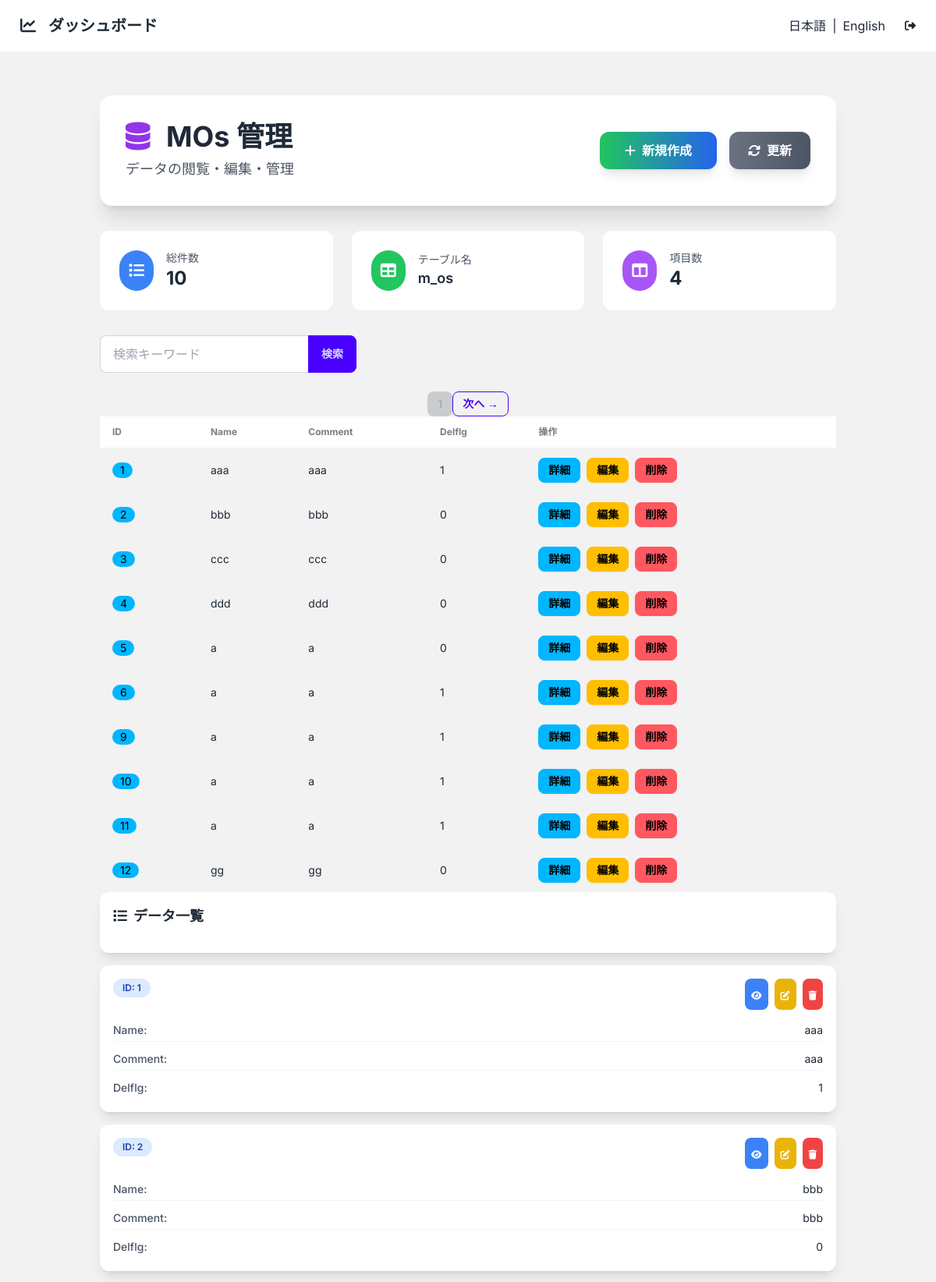
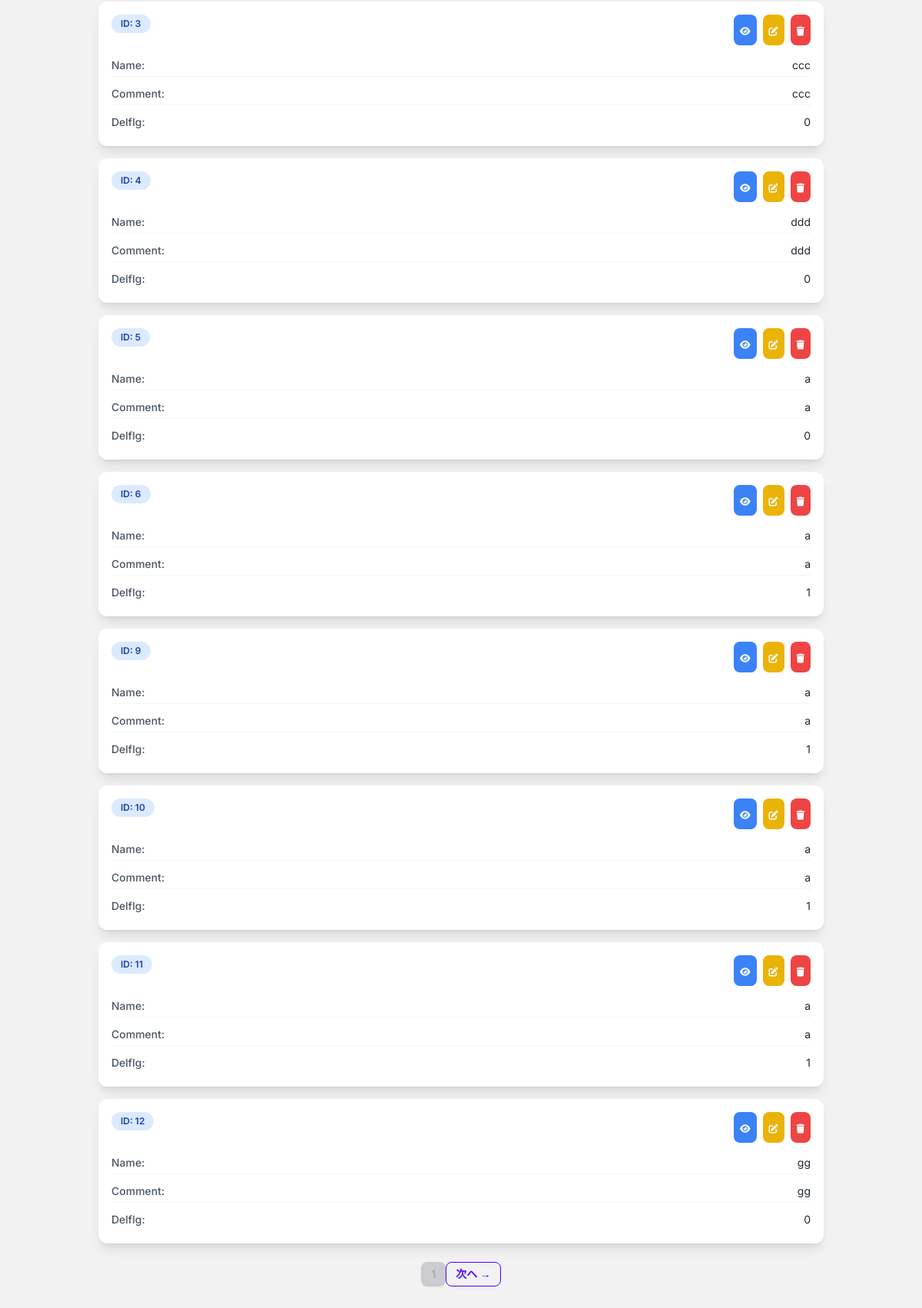
The app's page /m_os/ (signed in) with its own data (2 pictures, top to bottom).
### tnkp/app/models/m_os.py (models this page shows)
class MOs(BaseModel):
    __tablename__ = "m_os"
    __is_view__ = False
    id = Column(Integer, primary_key=True)
    name = Column(String(50))
    comment = Column(String(200))
    delflg = Column(Integer, nullable=True, default=0)

### tnkp/app/core/base_crud.py (the view)
        @router.get("/", response_class=HTMLResponse)
        async def read_items(
            request: Request,
            db: Session = Depends(get_db),
            current_user=Depends(get_current_user),
            page: int = 1,
            per_page: int = 10,
            q: str = None
        ):
            query = db.query(model)
            if q:
                filters = [
                    col.ilike(f"%{q}%")
                    for col in model.__table__.columns
                    if hasattr(col.type, "python_type") and col.type.python_type == str
                ]
                if filters:
                    query = query.filter(or_(*filters))
            total = query.count()
            items = query.offset((page - 1) * per_page).limit(per_page).all()
            fields = [col for col in model.__table__.columns if not col.primary_key]
            return templates.TemplateResponse(
                f"{template_base}/list.html",
                {
                    "request": request,
                    "items": items,
                    "fields": fields,
                    "table_name": model.__tablename__,
                    "model_name": model.__name__,
                    "page": page,
                    "per_page": per_page,
                    "total": total,
                    "q": q or "",
                    "pk_name": pk_name,
                }
            )

### tnkp/app/templates/m_os/list.html
{% extends "base_list.html" %}
{% set new_url = '/' ~ table_name ~ '/new' %}
{% block header_title %}{{ model_name }} 管理{% endblock %}

### tnkp/app/templates/base_list.html (shortened to what this page needs)
{% extends "base.html" %}
{% block content %}
<div class="container mx-auto px-4 py-4 lg:px-6 lg:py-8">
    <div class="hidden lg:block fade-in mb-8">
        <div class="glass-effect rounded-2xl p-8 shadow-xl">
            <div class="flex items-center justify-between">
                <div>
                    <h1 class="text-4xl font-bold text-gray-800 mb-2">
                        <i class="fas fa-database text-purple-600 mr-3"></i>
                        {% block header_title %}データ管理{% endblock %}
                    </h1>
                    <p class="text-lg text-gray-600">データの閲覧・編集・管理</p>
                </div>
                <div class="flex space-x-4">
                    <a href="{{ new_url }}"
                       class="btn-modern bg-gradient-to-r from-green-500 to-blue-600 text-white px-8 py-3 rounded-xl font-semibold hover:from-green-600 hover:to-blue-700 transform hover:scale-105 shadow-lg">
                        <i class="fas fa-plus mr-2"></i>新規作成
                    </a>
                    <button onclick="location.reload()"
                            class="btn-modern bg-gradient-to-r from-gray-500 to-gray-600 text-white px-6 py-3 rounded-xl font-semibold hover:from-gray-600 hover:to-gray-700 transform hover:scale-105 shadow-lg">
                        <i class="fas fa-sync-alt mr-2"></i>更新
                    </button>
                </div>
            </div>
        </div>
    </div>
    <div class="slide-in grid grid-cols-1 sm:grid-cols-2 lg:grid-cols-3 gap-4 lg:gap-6 mb-6 lg:mb-8">
        {% block stats_cards %}
        <div class="glass-effect rounded-xl p-4 lg:p-6 card-hover">
            <div class="flex items-center">
                <div class="bg-blue-500 rounded-full p-2 lg:p-3 mr-3 lg:mr-4">
                    <i class="fas fa-list text-white text-lg lg:text-xl"></i>
                </div>
                <div>
                    <p class="text-gray-600 text-xs lg:text-sm">総件数</p>
                    <p class="text-xl lg:text-2xl font-bold text-gray-800">{{ items|length }}</p>
                </div>
            </div>
        </div>
        <div class="glass-effect rounded-xl p-4 lg:p-6 card-hover">
            <div class="flex items-center">
                <div class="bg-green-500 rounded-full p-2 lg:p-3 mr-3 lg:mr-4">
                    <i class="fas fa-table text-white text-lg lg:text-xl"></i>
                </div>
                <div>
                    <p class="text-gray-600 text-xs lg:text-sm">テーブル名</p>
                    <p class="text-sm lg:text-lg font-semibold text-gray-800">{{ table_name }}</p>
                </div>
            </div>
        </div>
        <div class="glass-effect rounded-xl p-4 lg:p-6 card-hover sm:col-span-2 lg:col-span-1">
            <div class="flex items-center">
                <div class="bg-purple-500 rounded-full p-2 lg:p-3 mr-3 lg:mr-4">
                    <i class="fas fa-columns text-white text-lg lg:text-xl"></i>
                </div>
                <div>
                    <p class="text-gray-600 text-xs lg:text-sm">項目数</p>
                    <p class="text-xl lg:text-2xl font-bold text-gray-800">{{ fields|length + 1 }}</p>
                </div>
            </div>
        </div>
        {% endblock %}
    </div>
    {% include "partials/_search.html" with context %}
    {% include "partials/_pagination.html" with context %}
    <div class="hidden lg:block">
        {% include "partials/_table.html" with context %}
    </div>
    {% block mobile_card_view %}
         {% include "partials/_mobile_card.html" with context %}
    {% endblock %}
    {% include "partials/_pagination.html" with context %}
</div>
{% endblock %}

### tnkp/app/templates/base.html (shortened to what this page needs)
<!DOCTYPE html>
<html lang="ja" data-theme="light">
<head>
    <link href="https://cdn.jsdelivr.net/npm/daisyui@latest/dist/full.css"  rel="stylesheet" type="text/css" />
    <script src="https://cdn.tailwindcss.com"></script>
    <link href="https://cdnjs.cloudflare.com/ajax/libs/font-awesome/6.4.0/css/all.min.css"  rel="stylesheet">
</head>
<body class="bg-base-200">
<nav class="navbar bg-base-100 sticky top-0 z-50 glass-effect">
  <div class="flex-1">
    <a href="/" class="btn btn-ghost normal-case text-xl">
        <i class="fas fa-chart-line mr-2"></i>ダッシュボード
    </a>
  </div>
  <div class="flex-none gap-2">
    <button onclick="I18N.setLanguage('ja')">日本語</button>
    <span>|</span>
    <button onclick="I18N.setLanguage('en')">English</button>
    <a href="/logout" class="btn btn-square btn-ghost"><i class="fas fa-sign-out-alt"></i></a>
  </div>
</nav>
<div class="container mx-auto px-4 py-6">
    {% block content %}
    {% endblock %}
</div>
</body>
</html>

### tnkp/app/templates/partials/_search.html
<form method="get" class="mb-4">
    <div class="join">
        <input type="text" name="q" value="{{ q }}" placeholder="検索キーワード"
               class="input input-bordered join-item">
        <button type="submit" class="btn btn-primary join-item">検索</button>
    </div>
</form>

### tnkp/app/templates/partials/_pagination.html (shortened to what this page needs)
<div class="mt-6 flex justify-center">
    <span class="btn btn-disabled btn-sm">{{ page }}</span>
    {% if total > page * per_page %}
    <a href="?page={{ page + 1 }}&q={{ q }}" class="btn btn-outline btn-primary btn-sm">次へ →</a>
    {% endif %}
</div>

### tnkp/app/templates/partials/_table.html (shortened to what this page needs)
<div class="slide-in overflow-x-auto">
    <table class="table table-zebra table-pin-rows w-full">
        <thead>
        <tr>
            <th>{{ pk_name|upper }}</th>
            {% for field in fields %}
            <th>{{ field.name.replace('_', ' ').title() }}</th>
            {% endfor %}
            <th>操作</th>
        </tr>
        </thead>
        <tbody>
        {% for item in items %}
        <tr class="hover">
            <td><span class="badge badge-info">{{ item[pk_name] }}</span></td>
            {% for field in fields %}
            <td>{{ item[field.name] if item[field.name] is not none else '—' }}</td>
            {% endfor %}
            <td>
                <div class="flex gap-2">
                    <a href="/{{ table_name }}/{{ item[pk_name] }}" class="btn btn-info btn-sm">詳細</a>
                    <a href="/{{ table_name }}/{{ item[pk_name] }}/edit" class="btn btn-warning btn-sm">編集</a>
                    <button hx-delete="/{{ table_name }}/{{ item[pk_name] }}"
                            hx-confirm="本当に削除しますか？"
                            hx-target="closest tr"
                            hx-swap="outerHTML swap:1s"
                            class="btn btn-error btn-sm">削除</button>
                </div>
            </td>
        </tr>
        {% endfor %}
        </tbody>
    </table>
</div>

### tnkp/app/templates/partials/_mobile_card.html (shortened to what this page needs)
<div class="mobile-card-view space-y-4">
    <div class="glass-effect rounded-xl p-4 shadow-lg">
        <h2 class="text-lg font-bold text-gray-800 mb-4">
            <i class="fas fa-list mr-2"></i>データ一覧
        </h2>
    </div>
    {% for item in items %}
    <div class="glass-effect rounded-xl p-4 shadow-lg mobile-card">
        <div class="flex justify-between items-start mb-3">
            <div class="flex items-center">
                <span class="bg-blue-100 text-blue-800 px-3 py-1 rounded-full text-xs font-semibold mr-3">
                    {{ pk_name|upper }}: {{ item[pk_name] }}
                </span>
            </div>
            <div class="flex space-x-2">
                <a href="/{{ table_name }}/{{ item[pk_name] }}"
                    class="bg-blue-500 text-white p-2 rounded-lg">
                    <i class="fas fa-eye text-xs"></i>
                </a>
                <a href="/{{ table_name }}/{{ item[pk_name] }}/edit"
                    class="bg-yellow-500 text-white p-2 rounded-lg">
                    <i class="fas fa-edit text-xs"></i>
                </a>
                <button hx-delete="/{{ table_name }}/{{ item[pk_name] }}"
                        hx-confirm="本当に削除しますか？"
                        hx-target="closest .mobile-card"
                        hx-swap="outerHTML swap:1s"
                        class="bg-red-500 text-white p-2 rounded-lg">
                    <i class="fas fa-trash text-xs"></i>
                </button>
            </div>
        </div>
        <div class="grid grid-cols-1 gap-2">
            {% for field in fields %}
            <div class="flex justify-between items-center py-1 border-b border-gray-100 last:border-b-0">
                <span class="text-sm font-medium text-gray-600">{{ field.name.replace('_', ' ').title() }}:</span>
                <span class="text-sm text-gray-800 truncate ml-2" style="max-width: 150px;">
                    {{ item[field.name] if item[field.name] is not none else '—' }}
                </span>
            </div>
            {% endfor %}
        </div>
    </div>
    {% endfor %}
</div>

### tnkp/app/templates/base.html (style rules this page uses)
body { font-family: 'Inter', sans-serif; }
.glass-effect { background: rgba(255, 255, 255, 0.95); backdrop-filter: blur(20px); border: 1px solid rgba(255, 255, 255, 0.2); }
.fade-in { animation: fadeIn 0.8s ease-out forwards; }
.slide-in { animation: slideIn 0.6s ease-out forwards; }

### records on screen
MOs: id "1", name "aaa" "aaa" "1", pk_name "ID", name.replace "Name" "Comment" "Delflg", name "aaa" "aaa" "1"
MOs: id "2", name "bbb" "bbb" "0", pk_name "ID", name.replace "Name" "Comment" "Delflg", name "bbb" "bbb" "0"
MOs: id "3", name "ccc" "ccc" "0", pk_name "ID", name.replace "Name" "Comment" "Delflg", name "ccc" "ccc" "0"
MOs: id "4", name "ddd" "ddd" "0", pk_name "ID", name.replace "Name" "Comment" "Delflg", name "ddd" "ddd" "0"
MOs: id "5", name "a" "a" "0", pk_name "ID", name.replace "Name" "Comment" "Delflg", name "a" "a" "0"
MOs: id "6", name "a" "a" "1", pk_name "ID", name.replace "Name" "Comment" "Delflg", name "a" "a" "1"
MOs: id "9", name "a" "a" "1", pk_name "ID", name.replace "Name" "Comment" "Delflg", name "a" "a" "1"
MOs: id "10", name "a" "a" "1", pk_name "ID", name.replace "Name" "Comment" "Delflg", name "a" "a" "1"
MOs: id "11", name "a" "a" "1", pk_name "ID", name.replace "Name" "Comment" "Delflg", name "a" "a" "1"
MOs: id "12", name "gg" "gg" "0", pk_name "ID", name.replace "Name" "Comment" "Delflg", name "gg" "gg" "0"

### other values on screen
{{ model_name }} "MOs"
{{ items|length }} "10"
{{ table_name }} "m_os"
{{ fields|length + 1 }} "4"
{{ page }} "1 1"
{{ pk_name|upper }} "ID"
{{ field.name.replace('_', ' ').title() }} "Name" "Comment" "Delflg"
